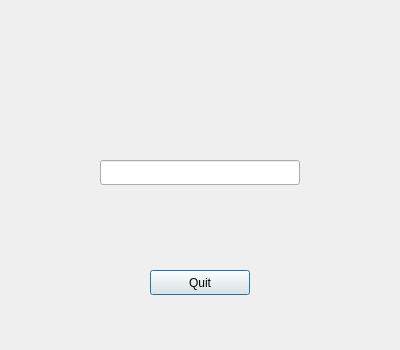
<?xml version="1.0" encoding="UTF-8"?>
<ui version="4.0">
 <class>Server</class>
 <widget class="QDialog" name="Server">
  <property name="geometry">
   <rect>
    <x>0</x>
    <y>0</y>
    <width>400</width>
    <height>350</height>
   </rect>
  </property>
  <property name="windowTitle">
   <string>Dialog</string>
  </property>
  <widget class="QLabel" name="label">
   <property name="geometry">
    <rect>
     <x>50</x>
     <y>50</y>
     <width>300</width>
     <height>25</height>
    </rect>
   </property>
   <property name="text">
    <string/>
   </property>
  </widget>
  <widget class="QPushButton" name="button">
   <property name="geometry">
    <rect>
     <x>150</x>
     <y>270</y>
     <width>100</width>
     <height>25</height>
    </rect>
   </property>
   <property name="text">
    <string>Quit</string>
   </property>
  </widget>
  <widget class="QLineEdit" name="lineEdit">
   <property name="geometry">
    <rect>
     <x>100</x>
     <y>160</y>
     <width>200</width>
     <height>25</height>
    </rect>
   </property>
  </widget>
  <widget class="QLabel" name="status">
   <property name="geometry">
    <rect>
     <x>50</x>
     <y>215</y>
     <width>300</width>
     <height>25</height>
    </rect>
   </property>
   <property name="text">
    <string/>
   </property>
   <property name="alignment">
    <set>Qt::AlignCenter</set>
   </property>
  </widget>
 </widget>
 <resources/>
 <connections/>
</ui>
